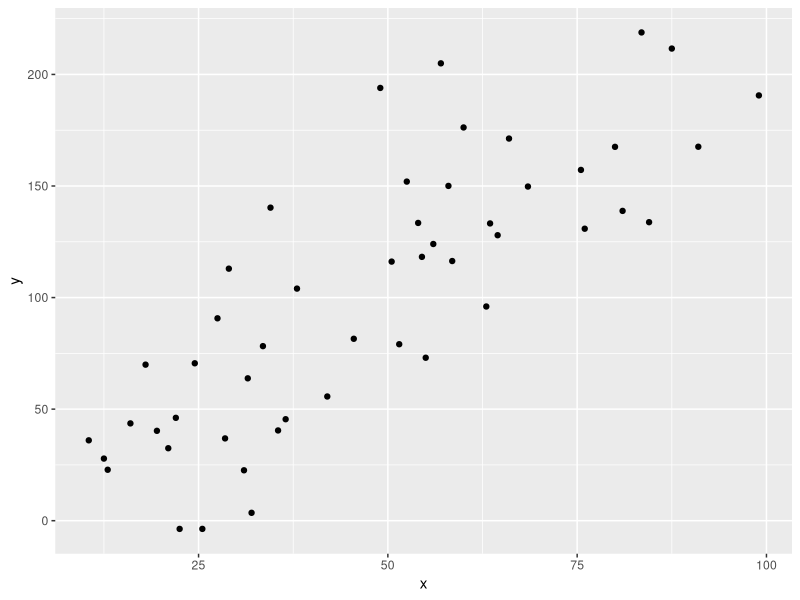
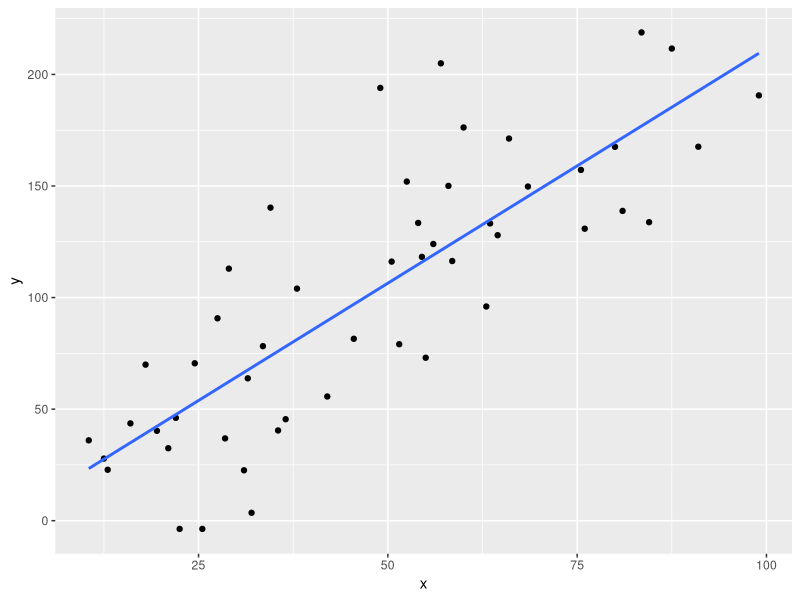
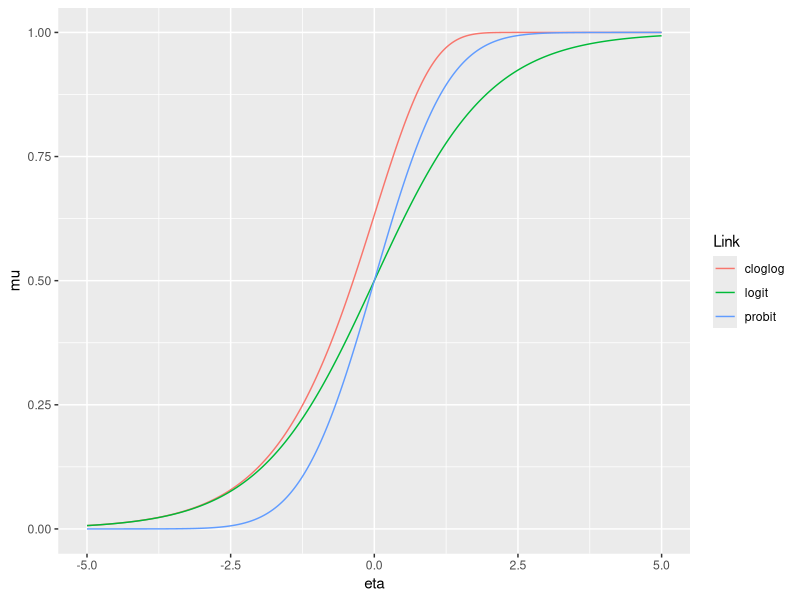
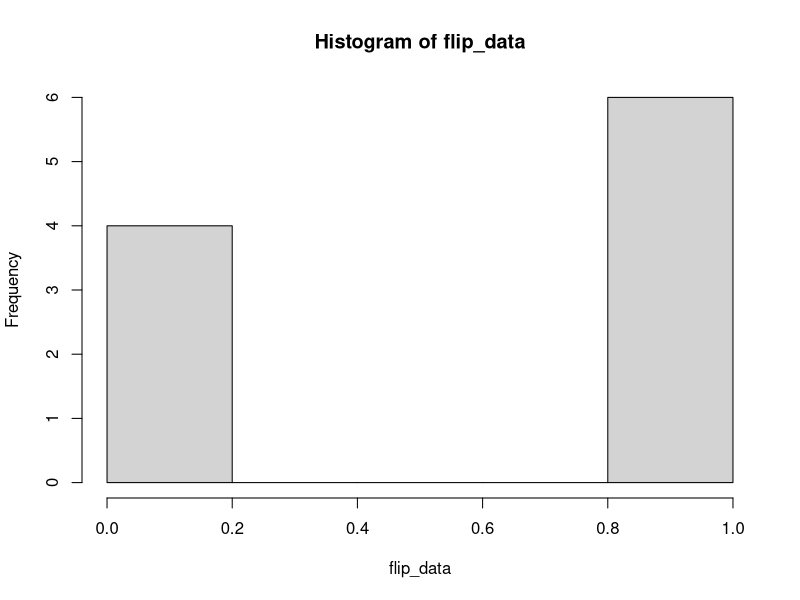

Generate these figures, in order, with R:
## ---- chunk 1
library(tidyverse)
x <- sample(seq(1,100,.5),50)
y <- 2*x + rnorm(50,0,30)
ggplot(data.frame(x,y), aes(x = x, y = y)) + 
        geom_point()
## ---- chunk 2
ggplot(data.frame(x,y), aes(x = x, y = y)) + 
        geom_point() + 
  geom_smooth(method='lm', formula= y~x, se = F)
## ---- chunk 3
x <- seq(from=-5, to=5, length.out = 10000)
ginv1 <- function(x) exp(x)/(1+exp(x))
ginv2 <- function(x) pnorm(x,mean=0,sd=1)
ginv3 <- function(x) 1-exp(-exp(x))

plotframe <- data.frame(eta = x, 
                        logit = ginv1(x),
                        probit = ginv2(x),
                        cloglog = ginv3(x))

plotframe <- tidyr::pivot_longer(plotframe,
                                 2:4,
                                 names_to = "Link",
                                 values_to = "mu")

library(ggplot2)
ggplot(plotframe)+
  geom_line(aes(x=eta, y=mu,color=Link))
## ---- chunk 4
possibilities <- c(0,1) # either heads (1) or tails (0).
                        # c(...) makes a list of whatever you include in the ...
probabilities <- c(0.5, 0.5)
                        # a 50% chance of heads, a 50% chance of tails.
(flip_data = sample(x = possibilities, size = 10, replace=TRUE, prob=probabilities))
                        # x is the vector of possible outcomes.
                        # size is the number of coin flips I want.
                        # we are flipping coin, not drawing from a deck, so ne
                        #   second flip is just as likely to get heads or tails
                        #   as the first: we *do* replace.
                        # prob is a vector of probabilities for each x
                        # encasing the whole thing in parentheses shows the
                        #   value of the variable you set as you set it

## ---- chunk 5
hist(flip_data)         # hist() generates a simple historam. We could make
                        # this prettier with ggplot2, but we don't need that right
                        # now.
## ---- chunk 6
knitr::include_url("https://emilypalmer.shinyapps.io/GRM_LearnR/", 
  height = "600px")
